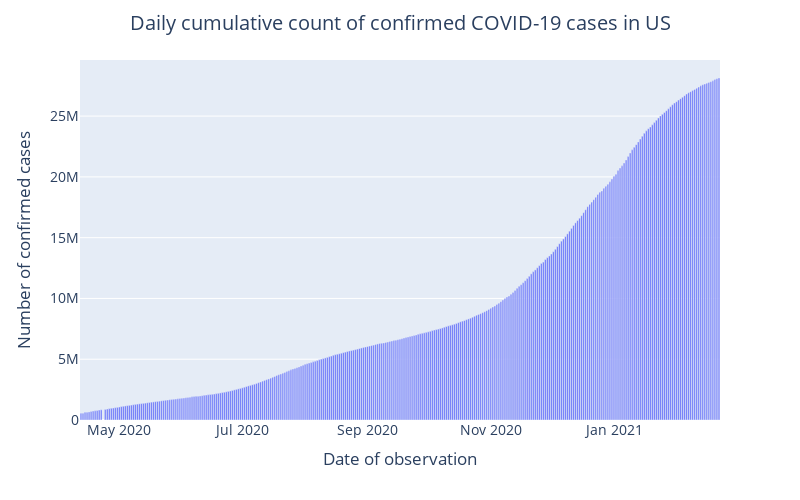

Notebook source saved alongside this figure:
### Code cell
fig = px.bar(df_bydate, x='date', y='Confirmed')
layout = go.Layout(
    title=go.layout.Title(
        text="Daily cumulative count of confirmed COVID-19 cases in US",
        x=0.5
    ),
    font=dict(size=14),
    width=800,
    height=500,
    xaxis_title = "Date of observation",
    yaxis_title = "Number of confirmed cases"
)

fig.update_layout(layout)
fig.show()

### Figure 1 — Plotly figure (JSON) as saved in the notebook; plotly's stock layout.template omitted (floating-point values rounded to 4 significant figures; data arrays with more than 128 entries replaced by an {"elided": "..."} marker saying what was removed)
{"data": [{"alignmentgroup": "True", "hovertemplate": "date=%{x}<br>Confirmed=%{y}<extra></extra>", "legendgroup": "", "marker": {"color": "#636efa"}, "name": "", "offsetgroup": "", "orientation": "v", "showlegend": false, "textposition": "auto", "type": "bar", "x": {"elided": "316 str values"}, "xaxis": "x", "y": {"elided": "316 int values"}, "yaxis": "y"}], "layout": {"barmode": "relative", "font": {"size": 14}, "height": 500, "legend": {"tracegroupgap": 0}, "margin": {"t": 60}, "title": {"text": "Daily cumulative count of confirmed COVID-19 cases in US", "x": 0.5}, "width": 800, "xaxis": {"anchor": "y", "domain": [0, 1], "title": {"text": "Date of observation"}}, "yaxis": {"anchor": "x", "domain": [0, 1], "title": {"text": "Number of confirmed cases"}}}}
